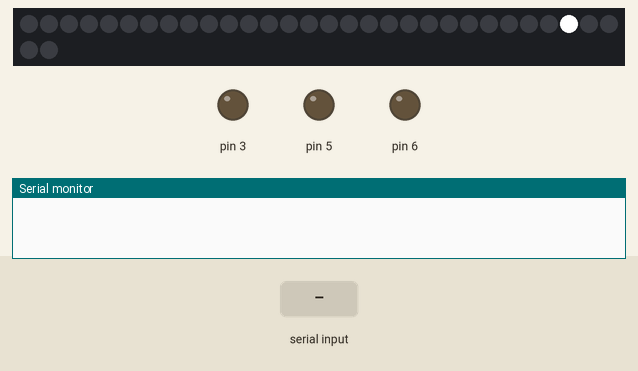
Bench run of a sketch on a simulated Arduino Uno, built with avr-gcc and run on an emulated ATmega328P. On the bench: 32 RGB LEDs in strip order, left to right, continuing on the next row, output pins drawn as LEDs (lit = HIGH), the last lines printed to the serial monitor. The test bench sets the inputs (shaded band).

Above: at 1.2 s.
1.3 s: "g" received over Serial
At 2.58 s:
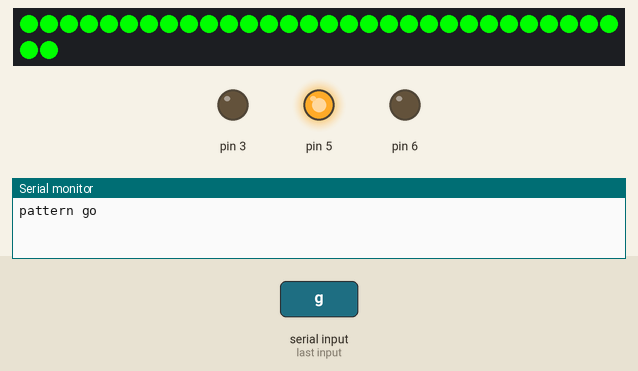
4.3 s: "s" received over Serial
At 6.47 s:
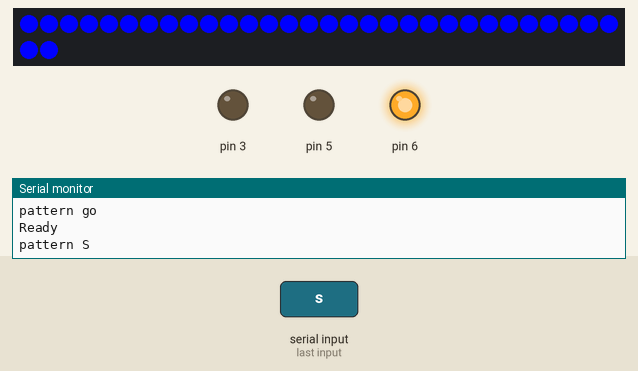
7.3 s: "r" received over Serial
At 8.82 s:
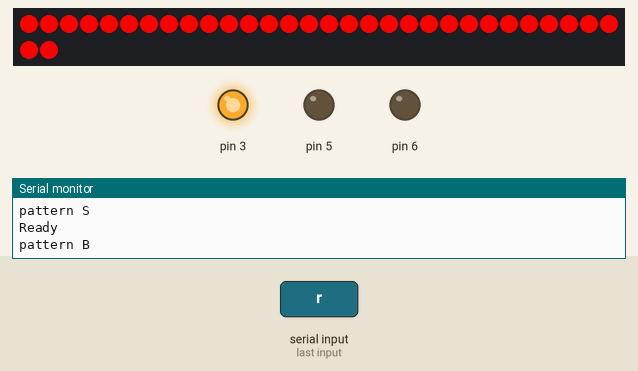
10.3 s: "e" received over Serial
At 12.71 s:
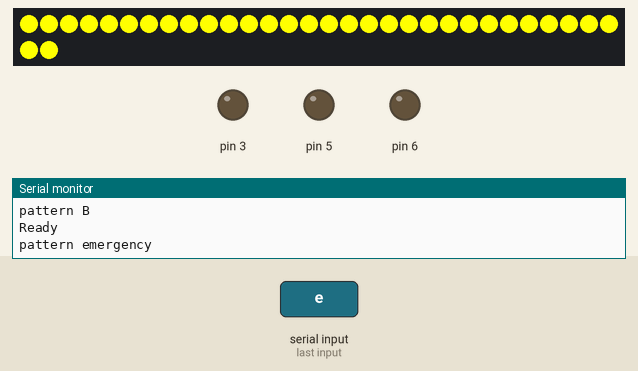
13.3 s: "v" received over Serial
At 14.21 s:
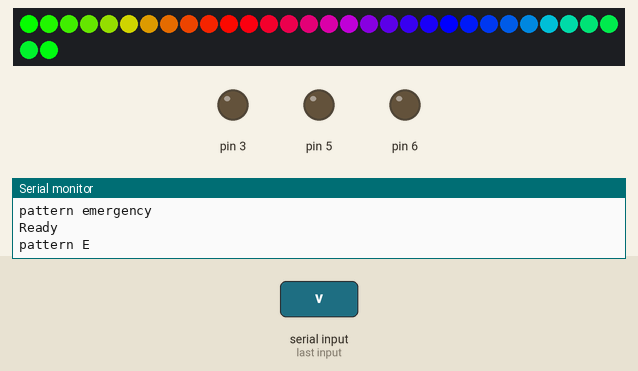
Timing chart, 0 to 16.3 s (numbered marks = the images above; inputs shaded):
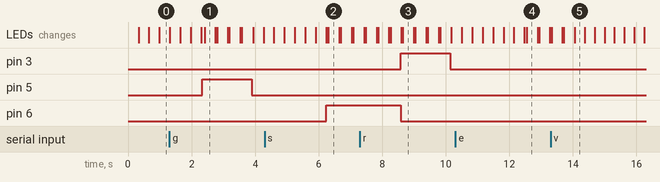

The sketch:

stars-e_oyaki.ino
```cpp
#include <Adafruit_NeoPixel.h>
#define MAX_VAL 255  // 0 to 255 for brightness
#define DELAY_TIME 10
#define DELAY_TIME2 10
#define HIGH 1
#define LOW 0
#define PIN 10
#define NUMPIXELS 32


Adafruit_NeoPixel pixels = Adafruit_NeoPixel(NUMPIXELS, PIN, NEO_GRB + NEO_KHZ800);

int inputchar;
int H ;
int R , G , B ;

void setup() {
  Serial.begin(9600);
  pixels.begin();
  pixels.show();
}
//=======================================================================
void loop() {
  inputchar = Serial.read();

  if (inputchar != -1) {
    switch ( inputchar ) {
      case 'g':
        go();
        break;

      case 'b':
        back();
        break;

      case 'd':
        back();
        break;

      case 'e':
        emergency();
        break;

      case 'v':
        Serial.print("pattern E\n");
        rainbowCycle(DELAY_TIME);
        break;

      case 's':
        sensor();
        break;

        case 'r':
        reset();
        break;
    }

    Serial.print("Ready\n");
  } else {
    for (int i = 0; i < NUMPIXELS; i++) {
      pixels.clear();
      pixels.setPixelColor(i, pixels.Color(MAX_VAL, MAX_VAL, MAX_VAL));
      pixels.setPixelColor(i, pixels.Color(MAX_VAL, MAX_VAL, MAX_VAL));
      pixels.show();
      delay(35);
    }
    for (int j = NUMPIXELS; j > 0; j--) {
      pixels.clear();
      pixels.setPixelColor(j, pixels.Color(MAX_VAL, MAX_VAL, MAX_VAL));
      pixels.setPixelColor(j, pixels.Color(MAX_VAL, MAX_VAL, MAX_VAL));
      pixels.show();
      delay(35);
    }
  }
}

//==========================================================================
//緑に2回点灯
void go() {
  Serial.print("pattern go\n");
  R = 0;
  B = 0 ;
  G = 255;
  analogWrite(3, R) ;              // 　９番ピンから赤LEDの出力
  analogWrite(5, G) ;              // １１番ピンから緑LEDの出力
  analogWrite(6, B) ;              // １０番ピンから青LEDの出力
  for (int i = 0; i < 2; i++) {
    colorWipe(pixels.Color(0, MAX_VAL, 0 ), 1);
    colorWipe(pixels.Color(0, MAX_VAL, 0 ), 1);
    colorWipe(pixels.Color(0, MAX_VAL, 0 ), 1);
    colorWipe(pixels.Color(0, MAX_VAL, 0 ), 1);
    colorWipe(pixels.Color(0, MAX_VAL, 0 ), 1);
    colorWipe(pixels.Color(0, 0, 0), 1);
    colorWipe(pixels.Color(0, 0, 0), 1);
    colorWipe(pixels.Color(0, 0, 0), 1);
    colorWipe(pixels.Color(0, 0, 0), 1);
    colorWipe(pixels.Color(0, 0, 0), 1);
  }
  R = 0;
  B = 0 ;
  G = 0;
  analogWrite(3, R) ;              // 　９番ピンから赤LEDの出力
  analogWrite(5, G) ;              // １１番ピンから緑LEDの出力
  analogWrite(6, B) ;              // １０番ピンから青LEDの出力
}

//緑に3回
void back() {
  Serial.print("pattern back\n");
  R = 0;
  B = 0 ;
  G = 255;
  analogWrite(3, R) ;              // 　９番ピンから赤LEDの出力
  analogWrite(5, G) ;              // １１番ピンから緑LEDの出力
  analogWrite(6, B) ;              // １０番ピンから青LEDの出力
  for (int i = 0; i < 3; i++) {
    colorWipe(pixels.Color(0, MAX_VAL, 0 ), 1);
    colorWipe(pixels.Color(0, MAX_VAL, 0 ), 1);
    colorWipe(pixels.Color(0, MAX_VAL, 0 ), 1);
    colorWipe(pixels.Color(0, MAX_VAL, 0 ), 1);
    colorWipe(pixels.Color(0, MAX_VAL, 0 ), 1);
    colorWipe(pixels.Color(0, 0, 0), 1);
    colorWipe(pixels.Color(0, 0, 0), 1);
    colorWipe(pixels.Color(0, 0, 0), 1);
    colorWipe(pixels.Color(0, 0, 0), 1);
    colorWipe(pixels.Color(0, 0, 0), 1);
  }
  R = 0;
  B = 0 ;
  G = 0;
  analogWrite(3, R) ;              // 　９番ピンから赤LEDの出力
  analogWrite(5, G) ;              // １１番ピンから緑LEDの出力
  analogWrite(6, B) ;              // １０番ピンから青LEDの出力
}

//緑で1秒
void brake() {
  Serial.print("pattern brake\n");
  R = 0;
  B = 0 ;
  G = 255;
  analogWrite(3, R) ;              // 　９番ピンから赤LEDの出力
  analogWrite(5, G) ;              // １１番ピンから緑LEDの出力
  analogWrite(6, B) ;              // １０番ピンから青LEDの出力
  colorWipe(pixels.Color(0, MAX_VAL, 0 ), 1);
  colorWipe(pixels.Color(0, MAX_VAL, 0 ), 1);
  colorWipe(pixels.Color(0, MAX_VAL, 0 ), 1);
  colorWipe(pixels.Color(0, MAX_VAL, 0 ), 1);
  colorWipe(pixels.Color(0, MAX_VAL, 0 ), 1);
  colorWipe(pixels.Color(0, 0, 0), 1);
  colorWipe(pixels.Color(0, 0, 0), 1);
  colorWipe(pixels.Color(0, 0, 0), 1);
  colorWipe(pixels.Color(0, 0, 0), 1);
  colorWipe(pixels.Color(0, 0, 0), 1);


R = 0;
B = 0 ;
G = 0;
analogWrite(3, R) ;              // 　９番ピンから赤LEDの出力
analogWrite(5, G) ;              // １１番ピンから緑LEDの出力
analogWrite(6, B) ;              // １０番ピンから青LEDの出力
}

//黄色で1秒
void emergency() {
  Serial.print("pattern emergency\n");
    for (int i = 0; i < 2; i++) {
  colorWipe(pixels.Color(MAX_VAL, MAX_VAL, 0 ), 1);
  colorWipe(pixels.Color(MAX_VAL, MAX_VAL, 0), 1);
  colorWipe(pixels.Color(MAX_VAL, MAX_VAL, 0 ), 1);
  colorWipe(pixels.Color(MAX_VAL, MAX_VAL, 0 ), 1);
  colorWipe(pixels.Color(MAX_VAL, MAX_VAL, 0 ), 1);
  colorWipe(pixels.Color(0, 0, 0), 1);
  colorWipe(pixels.Color(0, 0, 0), 1);
  colorWipe(pixels.Color(0, 0, 0), 1);
  colorWipe(pixels.Color(0, 0, 0), 1);
  colorWipe(pixels.Color(0, 0, 0), 1);
    }

}

//青で2回
void voltage() {
  Serial.print("pattern voltage\n");
  R = 0;
  B = 255 ;
  G = 0;
  analogWrite(3, R) ;              // 3番ピンから赤LEDの出力
  analogWrite(5, G) ;              // 5番ピンから緑LEDの出力
  analogWrite(6, B) ;              // 6番ピンから青LEDの出力
  for (int i = 0; i < 2; i++) {
    colorWipe(pixels.Color(0, 0, MAX_VAL), 1); // Blue
    colorWipe(pixels.Color(0, 0, MAX_VAL), 1); // Blue
    colorWipe(pixels.Color(0, 0, MAX_VAL), 1); // Blue
    colorWipe(pixels.Color(0, 0, MAX_VAL), 1); // Blue
    colorWipe(pixels.Color(0, 0, MAX_VAL), 1); // Blue
    colorWipe(pixels.Color(0, 0, 0), 1);
    colorWipe(pixels.Color(0, 0, 0), 1);
    colorWipe(pixels.Color(0, 0, 0), 1);
    colorWipe(pixels.Color(0, 0, 0), 1);
    colorWipe(pixels.Color(0, 0, 0), 1);
  }
  R = 0;
  B = 0 ;
  G = 0;
  analogWrite(3, R) ;              // 　９番ピンから赤LEDの出力
  analogWrite(5, G) ;              // １１番ピンから緑LEDの出力
  analogWrite(6, B) ;              // １０番ピンから青LEDの出力

}

//青で3回
void sensor() {
  Serial.print("pattern S\n");
  R = 0;
  B = 255 ;
  G = 0;
  analogWrite(3, R) ;              // 3番ピンから赤LEDの出力
  analogWrite(5, G) ;              // 5番ピンから緑LEDの出力
  analogWrite(6, B) ;              // 6番ピンから青LEDの出力
  for (int i = 0; i < 3; i++) {
    colorWipe(pixels.Color(0, 0, MAX_VAL), 1); // Blue
    colorWipe(pixels.Color(0, 0, MAX_VAL), 1); // Blue
    colorWipe(pixels.Color(0, 0, MAX_VAL), 1); // Blue
    colorWipe(pixels.Color(0, 0, MAX_VAL), 1); // Blue
    colorWipe(pixels.Color(0, 0, MAX_VAL), 1); // Blue
    colorWipe(pixels.Color(0, 0, 0), 1);
    colorWipe(pixels.Color(0, 0, 0), 1);
    colorWipe(pixels.Color(0, 0, 0), 1);
    colorWipe(pixels.Color(0, 0, 0), 1);
    colorWipe(pixels.Color(0, 0, 0), 1);
  }
  R = 0;
  B = 0 ;
  G = 0;
  analogWrite(3, R) ;              // 　９番ピンから赤LEDの出力
  analogWrite(5, G) ;              // １１番ピンから緑LEDの出力
  analogWrite(6, B) ;              // １０番ピンから青LEDの出力
}

void reset() {
  Serial.print("pattern B\n");
  R = 255;
  B = 0;
  G = 0;
  analogWrite(3, R) ;              // 　９番ピンから赤LEDの出力
  analogWrite(5, G) ;              // １１番ピンから緑LEDの出力
  analogWrite(6, B) ;              // １０番ピンから青LEDの出力
  for (int i = 0; i < 2; i++) {
    colorWipe(pixels.Color(MAX_VAL, 0, 0 ), 1);
    colorWipe(pixels.Color(MAX_VAL, 0, 0 ), 1);
    colorWipe(pixels.Color(MAX_VAL, 0, 0 ), 1);
    colorWipe(pixels.Color(MAX_VAL, 0, 0 ), 1);
    colorWipe(pixels.Color(MAX_VAL, 0, 0 ), 1);
    colorWipe(pixels.Color(0, 0, 0), 1);
    colorWipe(pixels.Color(0, 0, 0), 1);
    colorWipe(pixels.Color(0, 0, 0), 1);
    colorWipe(pixels.Color(0, 0, 0), 1);
    colorWipe(pixels.Color(0, 0, 0), 1);
  }
  R = 0;
  B = 0 ;
  G = 0;
  analogWrite(3, R) ;              // 　９番ピンから赤LEDの出力
  analogWrite(5, G) ;              // １１番ピンから緑LEDの出力
  analogWrite(6, B) ;              // １０番ピンから青LEDの出力
}

void white() {
  Serial.print("pattern I\n");
  R = 255;
  B = 255;
  G = 255;
  analogWrite(3, R) ;              // 　９番ピンから赤LEDの出力
  analogWrite(5, G) ;              // １１番ピンから緑LEDの出力
  analogWrite(6, B) ;              // １０番ピンから青LEDの出力
  for (int i = 0; i < 2; i++) {
    colorWipe(pixels.Color(MAX_VAL, MAX_VAL, MAX_VAL ), 1);
    colorWipe(pixels.Color(MAX_VAL, MAX_VAL, MAX_VAL ), 1);
    colorWipe(pixels.Color(MAX_VAL, MAX_VAL, MAX_VAL ), 1);
    colorWipe(pixels.Color(MAX_VAL, MAX_VAL, MAX_VAL ), 1);
    colorWipe(pixels.Color(MAX_VAL, MAX_VAL, MAX_VAL ), 1);
    colorWipe(pixels.Color(0, 0, 0), 1);
    colorWipe(pixels.Color(0, 0, 0), 1);
    colorWipe(pixels.Color(0, 0, 0), 1);
    colorWipe(pixels.Color(0, 0, 0), 1);
    colorWipe(pixels.Color(0, 0, 0), 1);
  }
  R = 0;
  B = 0 ;
  G = 0;
  analogWrite(3, R) ;              // 　９番ピンから赤LEDの出力
  analogWrite(5, G) ;              // １１番ピンから緑LEDの出力
  analogWrite(6, B) ;              // １０番ピンから青LEDの出力
}

void sample() {
  Serial.print("pattern F\n");
  for (int i = 0; i < NUMPIXELS; i++) {
    pixels.clear();
    pixels.setPixelColor(i, pixels.Color(0, 255, 0));
    pixels.setPixelColor(16 - i, pixels.Color(0, 0, 255));
    if (i < 16) {
      pixels.setPixelColor(16 + i, pixels.Color(255, 0, 0));
    } else {
      pixels.setPixelColor(i - 16, pixels.Color(255, 0, 0));
    }
    pixels.show();
    delay(30);
  }
}


// Some example procedures showing how to display to the pixels:
// Fill the dots one after the other with a color
void colorWipe(uint32_t c, uint8_t wait) {
  for (uint16_t i = 0; i < pixels.numPixels(); i++) {
    pixels.setPixelColor(i, c);
    pixels.show();
    delay(wait);
  }
}

void rainbow(uint8_t wait) {
  uint16_t i, j;

  for (j = 0; j < 256; j++) {
    for (i = 0; i < pixels.numPixels(); i++) {
      pixels.setPixelColor(i, Wheel((i + j) & 255));
    }
    pixels.show();
    delay(wait);
  }
}

// Slightly different, this makes the rainbow equally distributed throughout
void rainbowCycle(uint8_t wait) {
  uint16_t i, j;
  for (j = 0; j < 256; j++) { // 5 cycles of all colors on wheel
    for (i = 0; i < pixels.numPixels(); i++) {
      pixels.setPixelColor(i, Wheel(((i * 256 / pixels.numPixels()) + j) & 255));
    }
    pixels.show();
    delay(wait);
  }
}

// Input a value 0 to 255 to get a color value.
// The colours are a transition r - g - b - back to r.
uint32_t Wheel(byte WheelPos) {
  if (WheelPos < 85) {
    return pixels.Color((WheelPos * 3) * MAX_VAL / 255, (255 - WheelPos * 3) * MAX_VAL / 255, 0);
  } else if (WheelPos < 170) {
    WheelPos -= 85;
    return pixels.Color((255 - WheelPos * 3) * MAX_VAL / 255, 0, (WheelPos * 3) * MAX_VAL / 255);
  } else {
    WheelPos -= 170;
    return pixels.Color(0, (WheelPos * 3) * MAX_VAL / 255, (255 - WheelPos * 3) * MAX_VAL / 255);
  }
}
```

Measured:
- after the input at 1.3 s, pin 5: LOW → HIGH after 1.0 s, → LOW 1.6 s later; the LEDs: first differ from a run without the input after 1.1 s (image 1)
- after the input at 4.3 s, pin 6: LOW → HIGH after 1.9 s; the LEDs: first differ from a run without the input after 2.0 s (image 2)
- after the input at 7.3 s, pin 3: LOW → HIGH after 1.3 s, → LOW 1.6 s later; the LEDs: first differ from a run without the input after 1.3 s (image 3 shows a later state)
- after the input at 10.3 s, the LEDs: first differ from a run without the input after 2.2 s (image 4)
- after the input at 13.3 s, the LEDs: first differ from a run without the input after 0.76 s (image 5)
